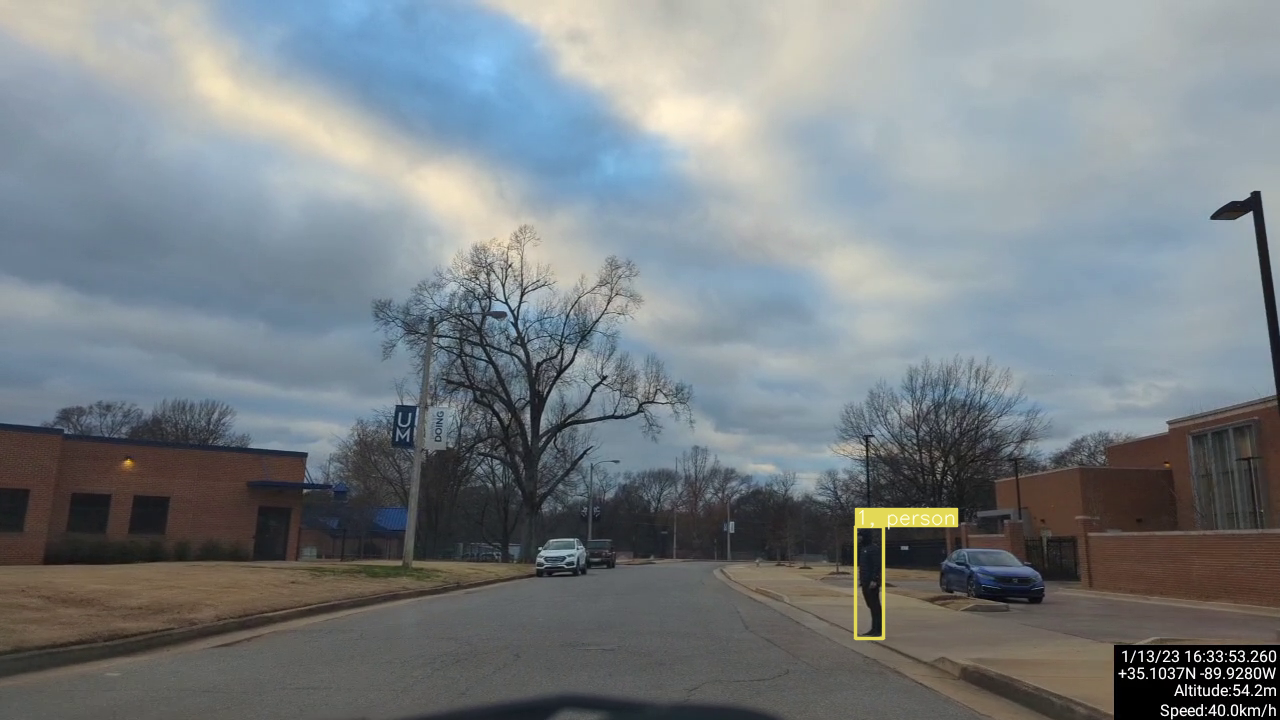
#> input picture demo/masterarbeit_1.png, 1280 x 720 px, found by its file name
$ python combination.py
#> lines starting #> are read from the running program, lines starting #| are printed output that depends on the picture; after the words box and inside, x2 and y2 are one past the last pixel; in counts of white or black regions, pixels touching at a corner belong together
import cv2
import numpy as np

#---------------------------
# 1. 读取左图（原图）和右图（被裁剪的图）
#---------------------------
left_img_path = "/home/robert/mmpose/demo/masterarbeit_1.png"   # 左图路径
right_img_path = "/home/robert/mmpose/demo/masterarbeit_01_pose.jpg" # 右图路径

left_img = cv2.imread(left_img_path)
#> left_img is the input picture: shape (720, 1280, 3); mean B, G, R 132.5, 128.3, 121.3
right_img = cv2.imread(right_img_path)
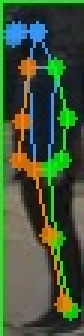
#> input picture demo/masterarbeit_01_pose.jpg, 28 x 112 px, found by its file name (shown 3 times larger)
#> right_img is the input picture: shape (112, 28, 3); mean B, G, R 56.7, 84.6, 64.8

#---------------------------
# 2. 目标矩形区域的坐标（浮点数取整）
#   x1,y1 为左上角，x2,y2 为右下角
#---------------------------
x1 = 855.66732732833
y1 = 526.460106999459
x2 = 883.959613874342
y2 = 638.118628181275

# 将坐标取整(可根据需求选择四舍五入或向下/向上取整)
x1_int = int(round(x1))
y1_int = int(round(y1))
x2_int = int(round(x2))
y2_int = int(round(y2))

#---------------------------
# 3. 调整小图尺寸（若被裁剪的图与目标区域大小不一致）
#---------------------------
target_width = x2_int - x1_int
target_height = y2_int - y1_int

# 获取right_img的原始大小
(h, w) = right_img.shape[:2]
#> h = 112; w = 28

# 如果不相等，则进行resize
# （如果 right_img 本来就是从 (x1, y1, x2, y2) 裁下来的，
#   理论上尺寸应与 (target_width, target_height) 相同，
#   这里加上 resize 逻辑只是以防万一）
if (w != target_width) or (h != target_height):
    right_img = cv2.resize(right_img, (target_width, target_height), interpolation=cv2.INTER_AREA)

#---------------------------
# 4. 在left_img上贴回right_img
#---------------------------
# 注意这里使用的是覆盖操作：直接用right_img替换对应区域像素
left_img[y1_int:y1_int+target_height, x1_int:x1_int+target_width] = right_img
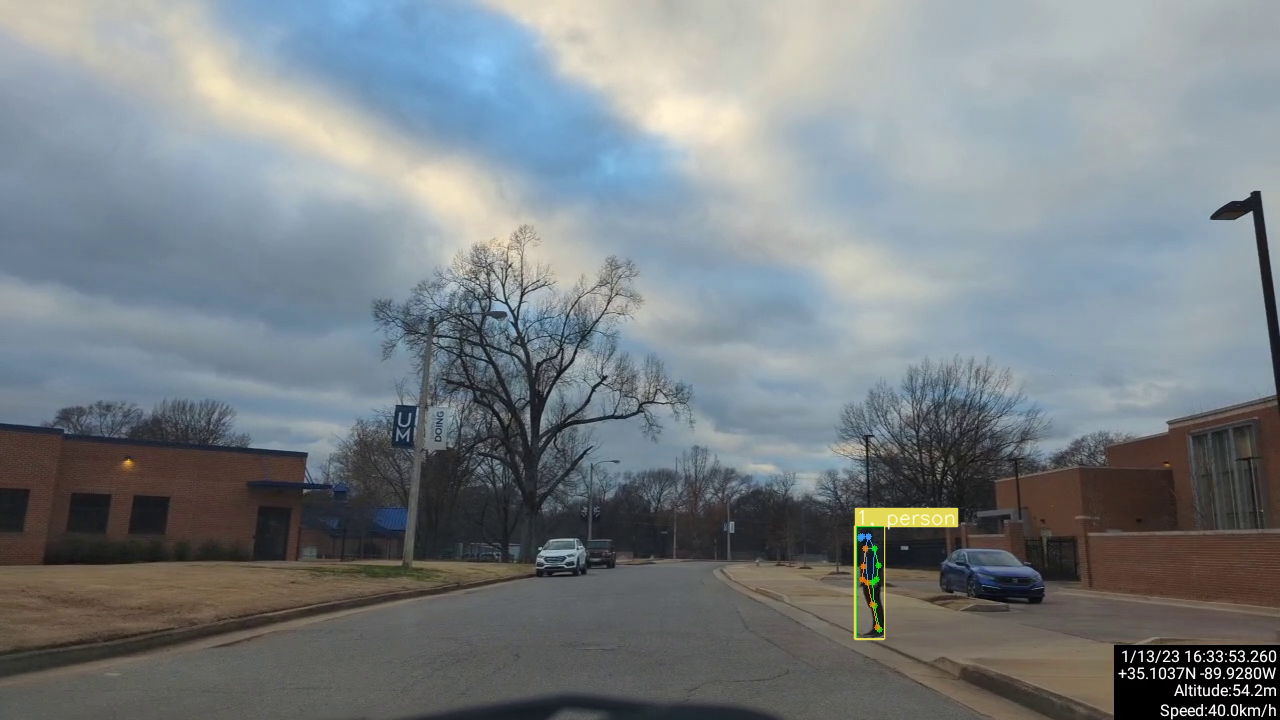
#> left_img: shape (720, 1280, 3); 0.34% of pixels changed, all inside (x1, y1, x2, y2) = (856, 526, 884, 638)

#---------------------------
# 5. 保存或显示最终结果
#---------------------------
output_path = "output.jpg"
cv2.imwrite(output_path, left_img)

# 如果要在窗口中显示，可以使用：
# cv2.imshow("result", left_img)
# cv2.waitKey(0)
# cv2.destroyAllWindows()
